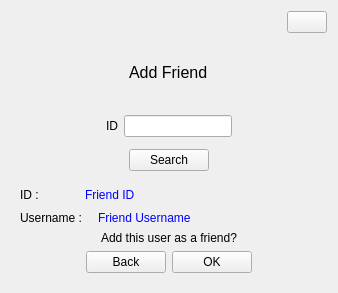
<?xml version="1.0" encoding="UTF-8"?>
<ui version="4.0">
 <class>friendAddPopup</class>
 <widget class="QWidget" name="friendAddPopup">
  <property name="geometry">
   <rect>
    <x>0</x>
    <y>0</y>
    <width>338</width>
    <height>293</height>
   </rect>
  </property>
  <property name="sizePolicy">
   <sizepolicy hsizetype="Preferred" vsizetype="Fixed">
    <horstretch>0</horstretch>
    <verstretch>0</verstretch>
   </sizepolicy>
  </property>
  <property name="windowTitle">
   <string>Form</string>
  </property>
  <property name="styleSheet">
   <string notr="true">font: 12pt &quot;System&quot;;</string>
  </property>
  <layout class="QVBoxLayout" name="verticalLayout">
   <item>
    <layout class="QVBoxLayout" name="verticalLayout_2">
     <property name="topMargin">
      <number>0</number>
     </property>
     <property name="bottomMargin">
      <number>0</number>
     </property>
     <item>
      <layout class="QHBoxLayout" name="horizontalLayout">
       <item>
        <spacer name="horizontalSpacer">
         <property name="orientation">
          <enum>Qt::Orientation::Horizontal</enum>
         </property>
         <property name="sizeHint" stdset="0">
          <size>
           <width>40</width>
           <height>20</height>
          </size>
         </property>
        </spacer>
       </item>
       <item>
        <widget class="QPushButton" name="pushButton">
         <property name="text">
          <string/>
         </property>
         <property name="icon">
          <iconset theme="QIcon::ThemeIcon::ApplicationExit"/>
         </property>
        </widget>
       </item>
      </layout>
     </item>
     <item alignment="Qt::AlignmentFlag::AlignHCenter">
      <widget class="QLabel" name="label">
       <property name="sizePolicy">
        <sizepolicy hsizetype="Preferred" vsizetype="Minimum">
         <horstretch>0</horstretch>
         <verstretch>0</verstretch>
        </sizepolicy>
       </property>
       <property name="font">
        <font>
         <family>System</family>
         <pointsize>12</pointsize>
         <italic>false</italic>
         <bold>false</bold>
        </font>
       </property>
       <property name="text">
        <string>Add Friend</string>
       </property>
      </widget>
     </item>
     <item>
      <widget class="QWidget" name="searchWidget" native="true">
       <layout class="QVBoxLayout" name="searchLayout">
        <property name="topMargin">
         <number>1</number>
        </property>
        <property name="bottomMargin">
         <number>1</number>
        </property>
        <item>
         <layout class="QHBoxLayout" name="horizontalLayout_2">
          <item>
           <spacer name="horizontalSpacer_4">
            <property name="orientation">
             <enum>Qt::Orientation::Horizontal</enum>
            </property>
            <property name="sizeType">
             <enum>QSizePolicy::Policy::MinimumExpanding</enum>
            </property>
            <property name="sizeHint" stdset="0">
             <size>
              <width>40</width>
              <height>20</height>
             </size>
            </property>
           </spacer>
          </item>
          <item>
           <widget class="QLabel" name="idLabel1">
            <property name="text">
             <string>ID</string>
            </property>
           </widget>
          </item>
          <item>
           <widget class="QLineEdit" name="idInput">
            <property name="sizePolicy">
             <sizepolicy hsizetype="Minimum" vsizetype="Fixed">
              <horstretch>0</horstretch>
              <verstretch>0</verstretch>
             </sizepolicy>
            </property>
            <property name="minimumSize">
             <size>
              <width>100</width>
              <height>20</height>
             </size>
            </property>
           </widget>
          </item>
          <item>
           <spacer name="horizontalSpacer_5">
            <property name="orientation">
             <enum>Qt::Orientation::Horizontal</enum>
            </property>
            <property name="sizeType">
             <enum>QSizePolicy::Policy::MinimumExpanding</enum>
            </property>
            <property name="sizeHint" stdset="0">
             <size>
              <width>40</width>
              <height>20</height>
             </size>
            </property>
           </spacer>
          </item>
         </layout>
        </item>
        <item>
         <layout class="QHBoxLayout" name="horizontalLayout_3">
          <item>
           <spacer name="horizontalSpacer_2">
            <property name="orientation">
             <enum>Qt::Orientation::Horizontal</enum>
            </property>
            <property name="sizeType">
             <enum>QSizePolicy::Policy::MinimumExpanding</enum>
            </property>
            <property name="sizeHint" stdset="0">
             <size>
              <width>40</width>
              <height>30</height>
             </size>
            </property>
           </spacer>
          </item>
          <item>
           <widget class="QPushButton" name="searchButton">
            <property name="text">
             <string>Search</string>
            </property>
           </widget>
          </item>
          <item>
           <spacer name="horizontalSpacer_3">
            <property name="orientation">
             <enum>Qt::Orientation::Horizontal</enum>
            </property>
            <property name="sizeType">
             <enum>QSizePolicy::Policy::MinimumExpanding</enum>
            </property>
            <property name="sizeHint" stdset="0">
             <size>
              <width>40</width>
              <height>30</height>
             </size>
            </property>
           </spacer>
          </item>
         </layout>
        </item>
       </layout>
      </widget>
     </item>
     <item>
      <widget class="QWidget" name="confirmWidget" native="true">
       <layout class="QVBoxLayout" name="confirmLayout">
        <property name="topMargin">
         <number>1</number>
        </property>
        <item>
         <layout class="QHBoxLayout" name="horizontalLayout_5">
          <item>
           <widget class="QLabel" name="idLabel2">
            <property name="sizePolicy">
             <sizepolicy hsizetype="Preferred" vsizetype="Minimum">
              <horstretch>0</horstretch>
              <verstretch>0</verstretch>
             </sizepolicy>
            </property>
            <property name="text">
             <string>ID :</string>
            </property>
           </widget>
          </item>
          <item>
           <spacer name="horizontalSpacer_8">
            <property name="orientation">
             <enum>Qt::Orientation::Horizontal</enum>
            </property>
            <property name="sizeType">
             <enum>QSizePolicy::Policy::Fixed</enum>
            </property>
            <property name="sizeHint" stdset="0">
             <size>
              <width>40</width>
              <height>20</height>
             </size>
            </property>
           </spacer>
          </item>
          <item>
           <widget class="QLabel" name="friendIDLabel">
            <property name="sizePolicy">
             <sizepolicy hsizetype="MinimumExpanding" vsizetype="Minimum">
              <horstretch>0</horstretch>
              <verstretch>0</verstretch>
             </sizepolicy>
            </property>
            <property name="styleSheet">
             <string notr="true">color: rgb(0, 0, 255)</string>
            </property>
            <property name="text">
             <string>Friend ID</string>
            </property>
           </widget>
          </item>
         </layout>
        </item>
        <item>
         <layout class="QHBoxLayout" name="horizontalLayout_6">
          <property name="rightMargin">
           <number>10</number>
          </property>
          <item>
           <widget class="QLabel" name="label_2">
            <property name="text">
             <string>Username :</string>
            </property>
           </widget>
          </item>
          <item>
           <spacer name="horizontalSpacer_9">
            <property name="orientation">
             <enum>Qt::Orientation::Horizontal</enum>
            </property>
            <property name="sizeType">
             <enum>QSizePolicy::Policy::Fixed</enum>
            </property>
            <property name="sizeHint" stdset="0">
             <size>
              <width>10</width>
              <height>10</height>
             </size>
            </property>
           </spacer>
          </item>
          <item>
           <widget class="QLabel" name="friendUsernameLabel">
            <property name="sizePolicy">
             <sizepolicy hsizetype="MinimumExpanding" vsizetype="Preferred">
              <horstretch>0</horstretch>
              <verstretch>0</verstretch>
             </sizepolicy>
            </property>
            <property name="styleSheet">
             <string notr="true">color: rgb(0, 0, 255);</string>
            </property>
            <property name="text">
             <string>Friend Username</string>
            </property>
           </widget>
          </item>
         </layout>
        </item>
        <item alignment="Qt::AlignmentFlag::AlignHCenter">
         <widget class="QLabel" name="label_5">
          <property name="text">
           <string>Add this user as a friend?</string>
          </property>
         </widget>
        </item>
        <item>
         <layout class="QHBoxLayout" name="horizontalLayout_4">
          <property name="bottomMargin">
           <number>0</number>
          </property>
          <item>
           <spacer name="horizontalSpacer_6">
            <property name="orientation">
             <enum>Qt::Orientation::Horizontal</enum>
            </property>
            <property name="sizeHint" stdset="0">
             <size>
              <width>40</width>
              <height>20</height>
             </size>
            </property>
           </spacer>
          </item>
          <item>
           <widget class="QPushButton" name="pushButton_3">
            <property name="text">
             <string>Back</string>
            </property>
           </widget>
          </item>
          <item>
           <widget class="QPushButton" name="pushButton_2">
            <property name="text">
             <string>OK</string>
            </property>
           </widget>
          </item>
          <item>
           <spacer name="horizontalSpacer_7">
            <property name="orientation">
             <enum>Qt::Orientation::Horizontal</enum>
            </property>
            <property name="sizeHint" stdset="0">
             <size>
              <width>40</width>
              <height>20</height>
             </size>
            </property>
           </spacer>
          </item>
         </layout>
        </item>
       </layout>
      </widget>
     </item>
    </layout>
   </item>
  </layout>
 </widget>
 <resources/>
 <connections/>
</ui>
